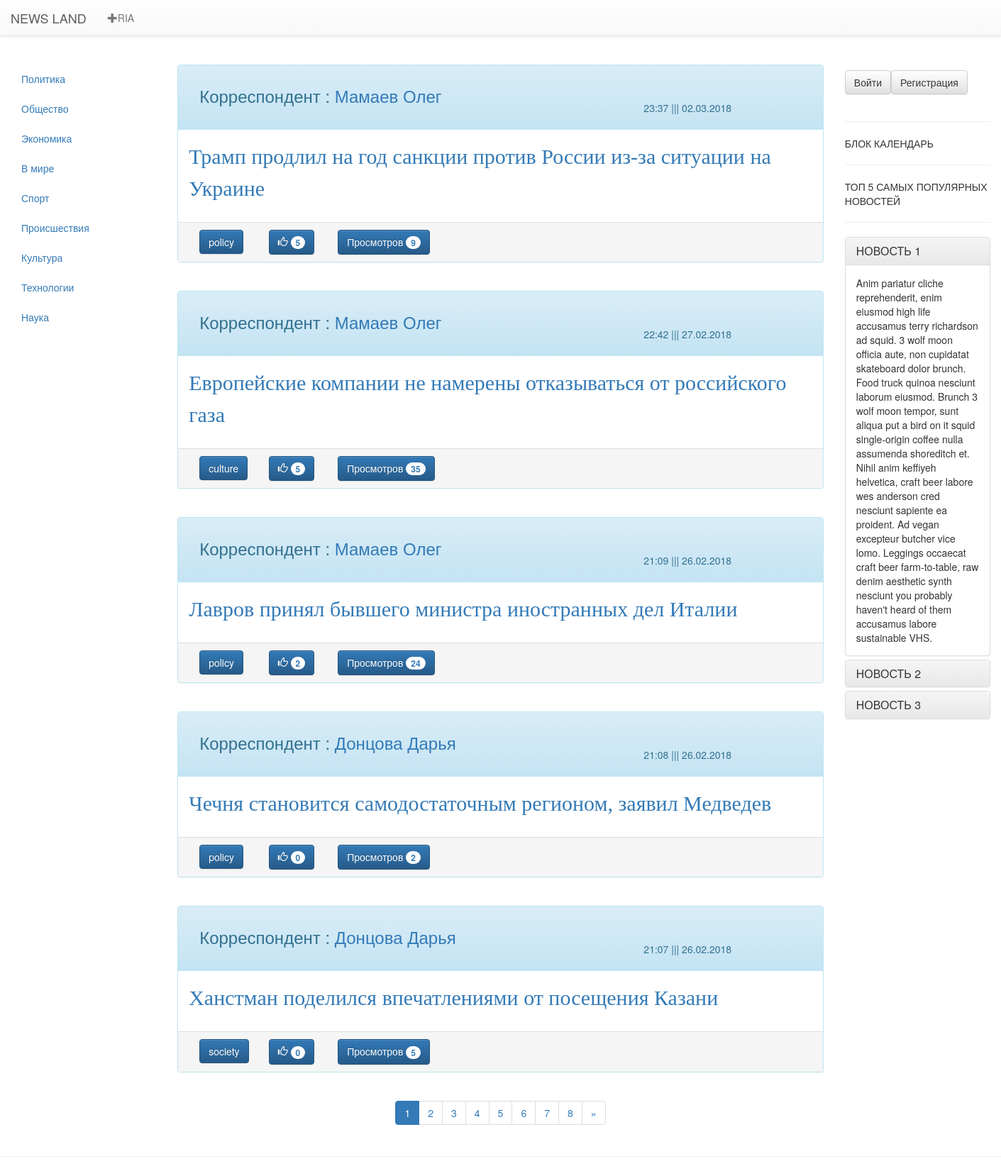
The app's page /, older data.
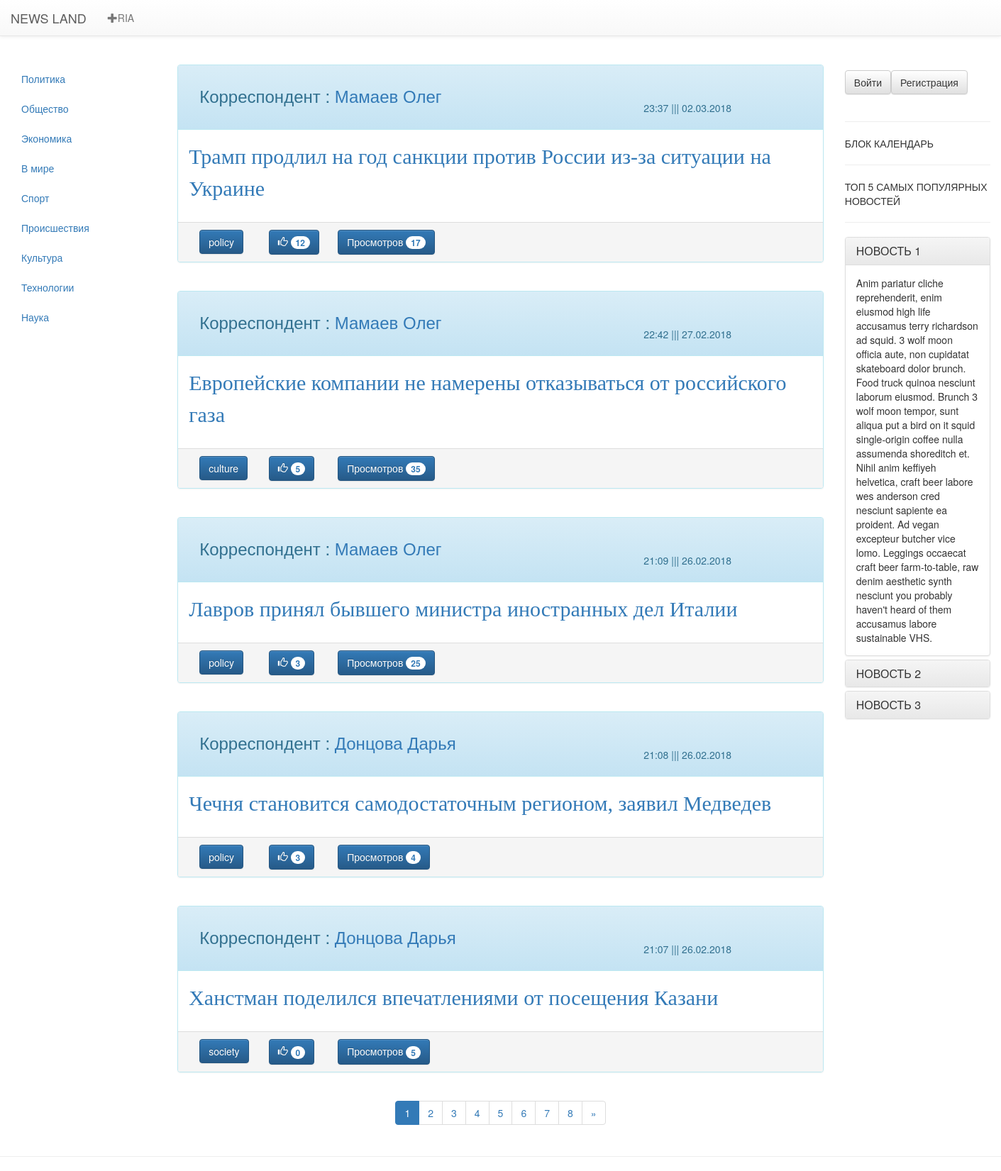
The same page, newer data.
### news/models.py (models this page shows, shortened)
class Newsbase(models.Model):
    class Meta:
        verbose_name = 'Новость'
        verbose_name_plural = 'Новости'
    authors = (
        ('Mamaev_Oleg','Мамаев Олег'),
        ('Maksimova_Marina','Максимова Марина'),
        ('Doncova_Dariya','Донцова Дарья'),
    )
    category = (
        ('policy', 'Политика'),
        ('society', 'Общество'),
        ('economy', 'Экономика'),
        ('world', 'В мире'),
        ('sport', 'Спорт'),
        ('incedent', 'Происшествия'),
        ('culture', 'Культура'),
        ('tech', 'Технологии'),
        ('science', 'Наука'),
    )
    news_title = models.CharField(max_length=250,verbose_name='Заголовок',unique=True)
    news_date = models.DateTimeField(auto_now_add=True,verbose_name='Дата и время публикации')
    news_text = models.TextField(verbose_name='Текст статьи',unique=True)
    news_liked = models.IntegerField(default=0,verbose_name='Like')
    news_category = models.CharField(max_length=20,choices=category,verbose_name='Категория')
    news_authors = models.CharField(max_length=30,choices=authors, verbose_name='Автор' )
    news_views = models.IntegerField(default=0,verbose_name='Просмотров')
    news_pic1 = models.ImageField(upload_to='news/pic/%Y/%m/%d',verbose_name='Изображение1')
    news_pic2 = models.ImageField(upload_to='news/pic/%Y/%m/%d',verbose_name='Изображение2',blank=True)
    news_pic3 = models.ImageField(upload_to='news/pic/%Y/%m/%d',verbose_name='Изображение3',blank=True)
    news_pic4 = models.ImageField(upload_to='news/pic/%Y/%m/%d',verbose_name='Изображение4',blank=True)
    news_pic5 = models.ImageField(upload_to='news/pic/%Y/%m/%d',verbose_name='Изображение5',blank=True)

### news/views.py (the view)
# urls.py: re_path('^(?:(?P<category>\w+)/)?$',    views.index_list_Views.as_view(),       name='index'),
class index_list_Views(ListView,category_list):
    model = Newsbase
    template_name = 'index.html'
    paginate_by = 5
    context_object_name = 'list'
    def get(self,request,*args,**kwargs):
        try:
            self.category = self.kwargs['category']
        except:
            self.category = None
        return super(index_list_Views,self).get(request,*args,**kwargs)
    def get_context_data(self, **kwargs):
        context = super(index_list_Views,self).get_context_data(**kwargs)
        context['category_now'] = self.category
        context['title'] = 'News_Land - Новостной портал'
        return context
    def get_queryset(self):
        if self.category == None:
            return Newsbase.objects.order_by('-news_date')
        else:
            return Newsbase.objects.filter(news_category=self.category).order_by('-news_date')

### news/views.py (called while the page is built)
    def get_context_data(self, **kwargs):
        context = super(category_list,self).get_context_data(**kwargs)
        context['category'] = Newsbase.category
        context['authors'] = Newsbase.authors
        return context

### news/templates/index.html (shortened to what this page needs)
{% extends 'base/main.html' %}
{% load staticfiles %}
{% block category %}
    {% if  category  %}
        {% for cat in category %}
        <li><a href="/{{cat.0}}"> {{cat.1}}</a></li>
        {% endfor %}
    {% else %}
        <p> Категории отсутсвуют</p>
    {% endif %}
{% endblock%}
{% block news%}
    {% if object_list %}
        {% for news in object_list %}
            <div class="panel panel-info ">
                <div class="panel-heading" >
                    <div class="container">
                        <div class="row">
                            <div class="col-md-6 h3">
                                {% for name in authors %}
                                    {% if  name.0 == news.news_authors  %}
                                            <p>Корреспондент :  <a href="/author/{{name.0}}">{{ name.1 }}</a></p>
                                    {% endif %}
                                {% endfor %}
                            </div>
                            <div class="col-md-2" align="right">
                                <p>{{ news.news_date|date:"H:i" }} ||| {{ news.news_date|date:"d.m.Y" }}</p>
                            </div>
                        </div>
                    </div>
                </div>
                <div class="panel-body" style="font-size:30px" id="{{news.id}}">
                    <p><font face="Georgia"><a href="{% url 'post' %}?post={{ news.id }}">{{news.news_title}}</a></font></p>
                </div>
                <div class="panel-footer">
                    <div class="container">
                        <div class="row">
                            <div class="col-md-1">
                                <button class="btn btn-primary " type="button" >
                                    {{ news.news_category }}
                                </button>
                            </div>
                            <div class="col-md-1">
                                {% if user.is_authenticated %}
                                <a href="{% url 'like' %}?post={{ news.id }}&home={{ request.get_full_path }}&id={{news.id}}">
                                    <button class="btn btn-primary" type="button">
                                        <i class="glyphicon glyphicon-thumbs-up"></i>
                                            <span class="badge">{{ news.news_liked }}</span>
                                    </button></a>
                                {% else %}
                                <button class="btn btn-primary" type="button">
                                        <i class="glyphicon glyphicon-thumbs-up"></i>
                                            <span class="badge">{{ news.news_liked }}</span>
                                    </button>
                                {% endif %}
                            </div>
                            <div class="col-md-2">
                                <button class="btn btn-primary " type="button" >
                                    Просмотров <span class="badge">{{news.news_views}}</span>
                                </button>
                            </div>
                        </div>
                    </div>
                </div>
            </div>
        {% if  not forloop.last  %}
            <br>
        {% endif %}
    {% endfor %}
    <center>
        <div>
            <nav aria-label="Page navigation">
                <ul class="pagination">
                    {% if  page_obj.has_other_pages  %}
                        {% for pn in page_obj.paginator.page_range %}
                            {% if  category_now  %}
                                {% if  pn != page_obj.number  %}
                                    <li>
                                        <a href="{% url 'index' category=category_now %}?page={{ pn }}">{{ pn }}</a>
                                    </li>
                                {% else %}
                                    <li class="active">
                                        <a href="">{{ pn }} <span class="sr-only">(current)</span></a>
                                    </li>
                                {% endif %}
                            {% else %}
                                {% if  author_name  %}
                                    {% if  pn != page_obj.number  %}
                                        <li>
                                            <a href="{% url 'authors' author_name%}?page={{ pn }}">{{ pn }}</a>
                                        </li>
                                    {% else %}
                                        <li class="active">
                                            <a href="">{{ pn }} <span class="sr-only">(current)</span></a>
                                        </li>
                                    {% endif %}
                                {% else %}
                                    {% if  pn != page_obj.number  %}
                                        <li>
                                            <a href="{% url 'index' %}?page={{ pn }}">{{ pn }}</a>
                                        </li>
                                    {% else %}
                                        <li class="active">
                                            <a href="">{{ pn }} <span class="sr-only">(current)</span></a>
                                        </li>
                                    {% endif %}
                            {% endif %}
                            {% endif %}
                        {% endfor %}
                    {% endif %}
                    {% if  page_obj.has_next  %}
                        {% if  category_now  %}
                            <li>
                                <a href="{% url 'index' category=category_now %}?page={{page_obj.next_page_number}}" aria-label="Next"><span aria-hidden="true">&raquo;</span></a>
                            </li>
                        {% else %}
                            {% if  author_name  %}
                                <li>
                                    <a href="{% url 'authors' author_name%}?page={{page_obj.next_page_number}}" aria-label="Previous">
                                        <span aria-hidden="true">&raquo;</span>
                                    </a>
                                </li>
                            {% else %}
                                <li>
                                 <a href="{% url 'index' %}?page={{page_obj.next_page_number}}" aria-label="Next"><span aria-hidden="true">&raquo;</span></a>
                             </li>
                    {% endif %}
                        {% endif %}
                    {% endif %}
                </ul>
            </nav>
         </div>
    </center>
    {% else %}
        <p>НОВОСТИ ОТСУТСТВУЮТ</p>
    {% endif %}
{% endblock %}

### news/templates/base/main.html (shortened to what this page needs)
<!DOCTYPE html>
<html lang="ru">
<head>
<link rel="stylesheet" href="https://maxcdn.bootstrapcdn.com/bootstrap/3.3.7/css/bootstrap.min.css">
<link rel="stylesheet" href="https://maxcdn.bootstrapcdn.com/bootstrap/3.3.7/css/bootstrap-theme.min.css">
</head>
<body>
<nav class="navbar navbar-default navbar-static-top">
    <div class="container-fluid">
        <div class="navbar-header">
            <a class="navbar-brand" href="/">NEWS LAND</a>
        </div>
        <div class="collapse navbar-collapse" id="bs-example-navbar-collapse-1">
            <ul class="nav navbar-nav">
                <li>
                    <a href="{% url 'ria_index' %}" target="_blank"><i class="glyphicon glyphicon-plus"></i>RIA</a>
                </li>
            </ul>
        </div>
  </div>
</nav>
  <br>
<div class="container-fluid">
    <div class="row">
        <div class="col-md-2">
            <ul class="nav nav-pills nav-stacked">
                {% block category %}
                {% endblock %}
            </ul>
        </div>
        <div class="col-md-8">
            {% block news%}
            {% endblock%}
        </div>
        <div class="col-md-2" >
            {% block reklama %}
            <div>
                {% if user.is_authenticated %}
                    {% if  user.profile.get_full_name > "1"  %}
                        <p>{{ user.profile.get_full_name }} / <a href="{% url 'logout' %}">Выйти</a> </p>
                    {% else %}
                        <p>{{ user }} / <a href="{% url 'logout' %}">Выйти</a></p>
                    {% endif %}
                {% else %}
                <table>
                    <tr>
                        <td><p><a href="{% url 'login' %}"><button type="button" class="btn btn-default navbar-btn">Войти</button></a> </p></td>
                        <td><p><a href="{% url 'register' %}"><button type="button" class="btn btn-default navbar-btn">Регистрация</button></a></p></td>
                    </tr>
                </table>
                {% endif %}
            </div>
            <hr>
            <div>
                <p>БЛОК КАЛЕНДАРЬ</p>
            <hr>
            </div>
            <div>
            <p>ТОП 5 САМЫХ ПОПУЛЯРНЫХ НОВОСТЕЙ</p>
            <hr>
            </div>
            <div class="panel-group" id="accordion" role="tablist" aria-multiselectable="true">
                  <div class="panel panel-default">
                        <div class="panel-heading" role="tab" id="headingOne">
                            <h4 class="panel-title">
                                <a role="button" data-toggle="collapse" data-parent="#accordion" href="#collapseOne" aria-expanded="true" aria-controls="collapseOne">
                                    НОВОСТЬ 1
                                </a>
                            </h4>
                        </div>
                        <div id="collapseOne" class="panel-collapse collapse in" role="tabpanel" aria-labelledby="headingOne">
                            <div class="panel-body">
                                Anim pariatur cliche reprehenderit, enim eiusmod high life accusamus terry richardson ad squid. 3 wolf moon officia aute, non cupidatat skateboard dolor brunch. Food truck quinoa nesciunt laborum eiusmod. Brunch 3 wolf moon tempor, sunt aliqua put a bird on it squid single-origin coffee nulla assumenda shoreditch et. Nihil anim keffiyeh helvetica, craft beer labore wes anderson cred nesciunt sapiente ea proident. Ad vegan excepteur butcher vice lomo. Leggings occaecat craft beer farm-to-table, raw denim aesthetic synth nesciunt you probably haven't heard of them accusamus labore sustainable VHS.
                            </div>
                        </div>
                  </div>
                  <div class="panel panel-default">
                      <div class="panel-heading" role="tab" id="headingTwo">
                          <h4 class="panel-title">
                              <a class="collapsed" role="button" data-toggle="collapse" data-parent="#accordion" href="#collapseTwo" aria-expanded="false" aria-controls="collapseTwo">
                                    НОВОСТЬ 2
                              </a>
                          </h4>
                      </div>
                  </div>
                  <div class="panel panel-default">
                      <div class="panel-heading" role="tab" id="headingThree">
                          <h4 class="panel-title">
                              <a class="collapsed" role="button" data-toggle="collapse" data-parent="#accordion" href="#collapseThree" aria-expanded="false" aria-controls="collapseThree">
                                  НОВОСТЬ 3
                              </a>
                          </h4>
                      </div>
                  </div>
            </div>
            {% endblock%}
        </div>
    </div>
</div>
<div class="footer">
<hr>
</div>
</body>
</html>

Row changes from the older to the newer data that the page shows:
changed Newsbase "Трамп продлил на год санкции против России из-за ситуации на Украине": news_liked "5" → "12"; news_views "9" → "17"
changed Newsbase "Лавров принял бывшего министра иностранных дел Италии": news_liked "2" → "3"; news_views "24" → "25"
changed Newsbase "Чечня становится самодостаточным регионом, заявил Медведев": news_liked "0" → "3"; news_views "2" → "4"
